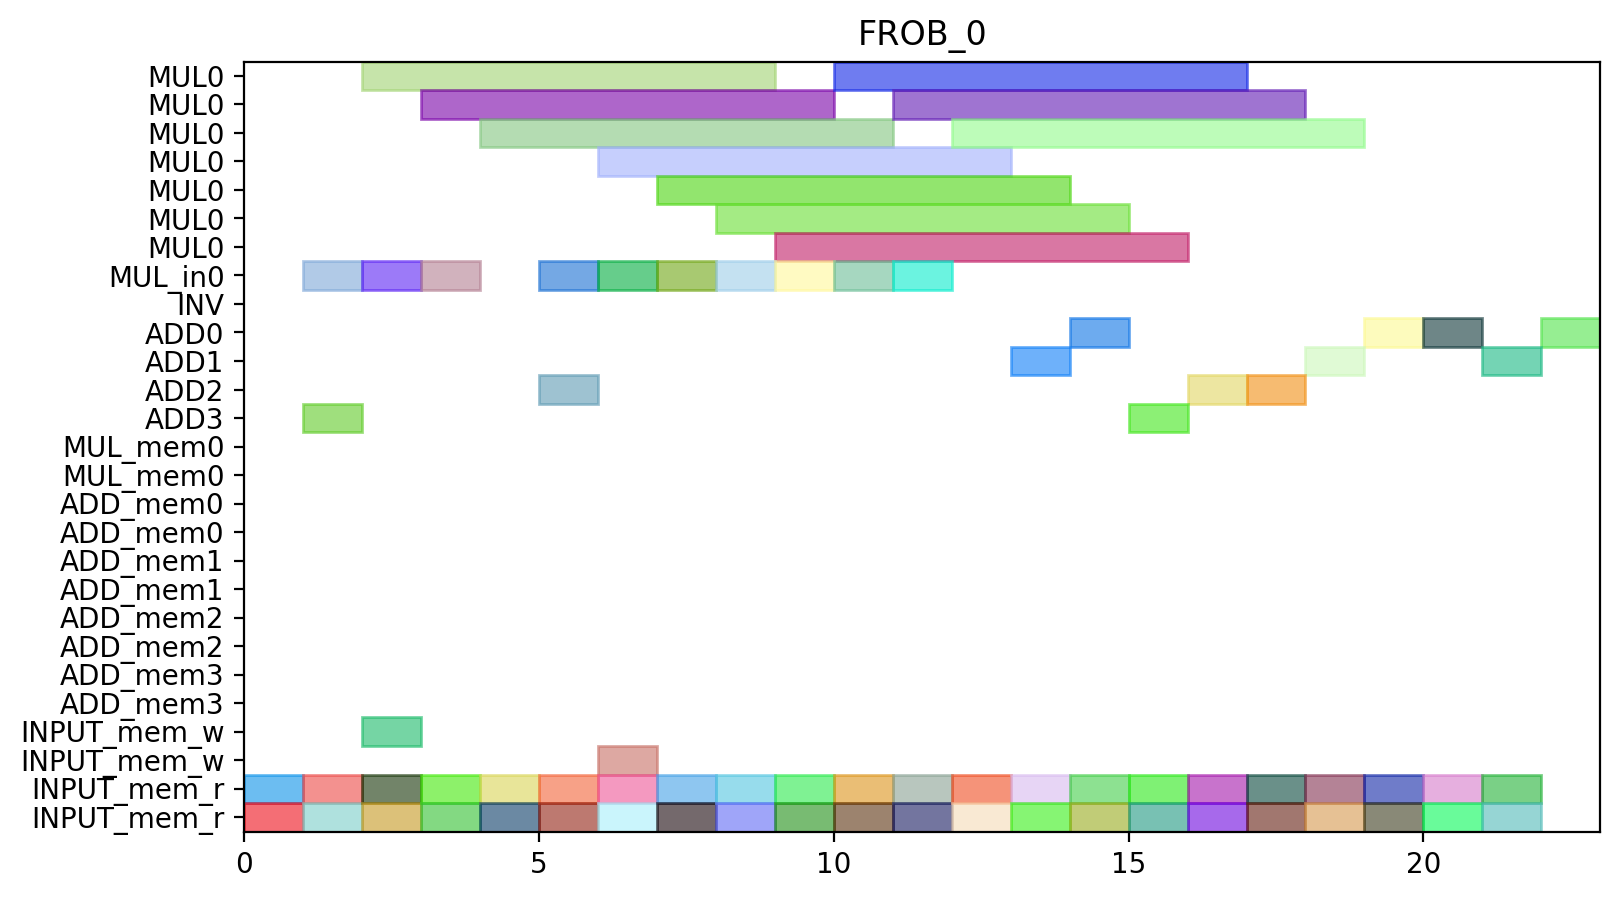

The Python source for this figure:
from pyschedule import Scenario, solvers, plotters, alt


def solve():
	horizon = 90
	S = Scenario("FROB_0", horizon=horizon)

	# resource
	MUL = S.Resources('MUL', num=1, size=7)
	MUL_in = S.Resources('MUL_in', num=1)
	INV = S.Resource('INV')
	ADD = S.Resources('ADD', num=4, periods=range(1, horizon))
	MUL_mem = S.Resources('MUL_mem', num=1, size=2)
	ADD_mem = S.Resources('ADD_mem', num=4, size=2)
	INPUT_mem_w = S.Resource('INPUT_mem_w', size=2)
	INPUT_mem_r = S.Resource('INPUT_mem_r', size=2)

	# result of previous scheduling

	# new tasks
	c10_t0_in = S.Task('c10_t0_in', length=1, delay_cost=1)
	c10_t0_in += alt(MUL_in)
	c10_t0 = S.Task('c10_t0', length=7, delay_cost=1)
	c10_t0 += alt(MUL)
	S += c10_t0>=c10_t0_in

	c10_t0_mem0 = S.Task('c10_t0_mem0', length=1, delay_cost=1)
	c10_t0_mem0 += INPUT_mem_r
	S += c10_t0_mem0 <= c10_t0

	c10_t0_mem1 = S.Task('c10_t0_mem1', length=1, delay_cost=1)
	c10_t0_mem1 += INPUT_mem_r
	S += c10_t0_mem1 <= c10_t0

	c10_t1_in = S.Task('c10_t1_in', length=1, delay_cost=1)
	c10_t1_in += alt(MUL_in)
	c10_t1 = S.Task('c10_t1', length=7, delay_cost=1)
	c10_t1 += alt(MUL)
	S += c10_t1>=c10_t1_in

	c10_t1_mem0 = S.Task('c10_t1_mem0', length=1, delay_cost=1)
	c10_t1_mem0 += INPUT_mem_r
	S += c10_t1_mem0 <= c10_t1

	c10_t1_mem1 = S.Task('c10_t1_mem1', length=1, delay_cost=1)
	c10_t1_mem1 += INPUT_mem_r
	S += c10_t1_mem1 <= c10_t1

	c10_t2 = S.Task('c10_t2', length=1, delay_cost=1)
	c10_t2 += alt(ADD)

	c10_t2_mem0 = S.Task('c10_t2_mem0', length=1, delay_cost=1)
	c10_t2_mem0 += INPUT_mem_r
	S += c10_t2_mem0 <= c10_t2

	c10_t2_mem1 = S.Task('c10_t2_mem1', length=1, delay_cost=1)
	c10_t2_mem1 += INPUT_mem_r
	S += c10_t2_mem1 <= c10_t2

	c10_t3 = S.Task('c10_t3', length=1, delay_cost=1)
	c10_t3 += alt(ADD)

	c10_t3_mem0 = S.Task('c10_t3_mem0', length=1, delay_cost=1)
	c10_t3_mem0 += INPUT_mem_r
	S += c10_t3_mem0 <= c10_t3

	c10_t3_mem1 = S.Task('c10_t3_mem1', length=1, delay_cost=1)
	c10_t3_mem1 += INPUT_mem_r
	S += c10_t3_mem1 <= c10_t3

	c20_t0_in = S.Task('c20_t0_in', length=1, delay_cost=1)
	c20_t0_in += alt(MUL_in)
	c20_t0 = S.Task('c20_t0', length=7, delay_cost=1)
	c20_t0 += alt(MUL)
	S += c20_t0>=c20_t0_in

	c20_t0_mem0 = S.Task('c20_t0_mem0', length=1, delay_cost=1)
	c20_t0_mem0 += INPUT_mem_r
	S += c20_t0_mem0 <= c20_t0

	c20_t0_mem1 = S.Task('c20_t0_mem1', length=1, delay_cost=1)
	c20_t0_mem1 += INPUT_mem_r
	S += c20_t0_mem1 <= c20_t0

	c20_t1_in = S.Task('c20_t1_in', length=1, delay_cost=1)
	c20_t1_in += alt(MUL_in)
	c20_t1 = S.Task('c20_t1', length=7, delay_cost=1)
	c20_t1 += alt(MUL)
	S += c20_t1>=c20_t1_in

	c20_t1_mem0 = S.Task('c20_t1_mem0', length=1, delay_cost=1)
	c20_t1_mem0 += INPUT_mem_r
	S += c20_t1_mem0 <= c20_t1

	c20_t1_mem1 = S.Task('c20_t1_mem1', length=1, delay_cost=1)
	c20_t1_mem1 += INPUT_mem_r
	S += c20_t1_mem1 <= c20_t1

	c20_t2 = S.Task('c20_t2', length=1, delay_cost=1)
	c20_t2 += alt(ADD)

	c20_t2_mem0 = S.Task('c20_t2_mem0', length=1, delay_cost=1)
	c20_t2_mem0 += INPUT_mem_r
	S += c20_t2_mem0 <= c20_t2

	c20_t2_mem1 = S.Task('c20_t2_mem1', length=1, delay_cost=1)
	c20_t2_mem1 += INPUT_mem_r
	S += c20_t2_mem1 <= c20_t2

	c20_t3 = S.Task('c20_t3', length=1, delay_cost=1)
	c20_t3 += alt(ADD)

	c20_t3_mem0 = S.Task('c20_t3_mem0', length=1, delay_cost=1)
	c20_t3_mem0 += INPUT_mem_r
	S += c20_t3_mem0 <= c20_t3

	c20_t3_mem1 = S.Task('c20_t3_mem1', length=1, delay_cost=1)
	c20_t3_mem1 += INPUT_mem_r
	S += c20_t3_mem1 <= c20_t3

	c01_t0_in = S.Task('c01_t0_in', length=1, delay_cost=1)
	c01_t0_in += alt(MUL_in)
	c01_t0 = S.Task('c01_t0', length=7, delay_cost=1)
	c01_t0 += alt(MUL)
	S += c01_t0>=c01_t0_in

	c01_t0_mem0 = S.Task('c01_t0_mem0', length=1, delay_cost=1)
	c01_t0_mem0 += INPUT_mem_r
	S += c01_t0_mem0 <= c01_t0

	c01_t0_mem1 = S.Task('c01_t0_mem1', length=1, delay_cost=1)
	c01_t0_mem1 += INPUT_mem_r
	S += c01_t0_mem1 <= c01_t0

	c01_t1_in = S.Task('c01_t1_in', length=1, delay_cost=1)
	c01_t1_in += alt(MUL_in)
	c01_t1 = S.Task('c01_t1', length=7, delay_cost=1)
	c01_t1 += alt(MUL)
	S += c01_t1>=c01_t1_in

	c01_t1_mem0 = S.Task('c01_t1_mem0', length=1, delay_cost=1)
	c01_t1_mem0 += INPUT_mem_r
	S += c01_t1_mem0 <= c01_t1

	c01_t1_mem1 = S.Task('c01_t1_mem1', length=1, delay_cost=1)
	c01_t1_mem1 += INPUT_mem_r
	S += c01_t1_mem1 <= c01_t1

	c01_t2 = S.Task('c01_t2', length=1, delay_cost=1)
	c01_t2 += alt(ADD)

	c01_t2_mem0 = S.Task('c01_t2_mem0', length=1, delay_cost=1)
	c01_t2_mem0 += INPUT_mem_r
	S += c01_t2_mem0 <= c01_t2

	c01_t2_mem1 = S.Task('c01_t2_mem1', length=1, delay_cost=1)
	c01_t2_mem1 += INPUT_mem_r
	S += c01_t2_mem1 <= c01_t2

	c01_t3 = S.Task('c01_t3', length=1, delay_cost=1)
	c01_t3 += alt(ADD)

	c01_t3_mem0 = S.Task('c01_t3_mem0', length=1, delay_cost=1)
	c01_t3_mem0 += INPUT_mem_r
	S += c01_t3_mem0 <= c01_t3

	c01_t3_mem1 = S.Task('c01_t3_mem1', length=1, delay_cost=1)
	c01_t3_mem1 += INPUT_mem_r
	S += c01_t3_mem1 <= c01_t3

	c11_t0_in = S.Task('c11_t0_in', length=1, delay_cost=1)
	c11_t0_in += alt(MUL_in)
	c11_t0 = S.Task('c11_t0', length=7, delay_cost=1)
	c11_t0 += alt(MUL)
	S += c11_t0>=c11_t0_in

	c11_t0_mem0 = S.Task('c11_t0_mem0', length=1, delay_cost=1)
	c11_t0_mem0 += INPUT_mem_r
	S += c11_t0_mem0 <= c11_t0

	c11_t0_mem1 = S.Task('c11_t0_mem1', length=1, delay_cost=1)
	c11_t0_mem1 += INPUT_mem_r
	S += c11_t0_mem1 <= c11_t0

	c11_t1_in = S.Task('c11_t1_in', length=1, delay_cost=1)
	c11_t1_in += alt(MUL_in)
	c11_t1 = S.Task('c11_t1', length=7, delay_cost=1)
	c11_t1 += alt(MUL)
	S += c11_t1>=c11_t1_in

	c11_t1_mem0 = S.Task('c11_t1_mem0', length=1, delay_cost=1)
	c11_t1_mem0 += INPUT_mem_r
	S += c11_t1_mem0 <= c11_t1

	c11_t1_mem1 = S.Task('c11_t1_mem1', length=1, delay_cost=1)
	c11_t1_mem1 += INPUT_mem_r
	S += c11_t1_mem1 <= c11_t1

	c11_t2 = S.Task('c11_t2', length=1, delay_cost=1)
	c11_t2 += alt(ADD)

	c11_t2_mem0 = S.Task('c11_t2_mem0', length=1, delay_cost=1)
	c11_t2_mem0 += INPUT_mem_r
	S += c11_t2_mem0 <= c11_t2

	c11_t2_mem1 = S.Task('c11_t2_mem1', length=1, delay_cost=1)
	c11_t2_mem1 += INPUT_mem_r
	S += c11_t2_mem1 <= c11_t2

	c11_t3 = S.Task('c11_t3', length=1, delay_cost=1)
	c11_t3 += alt(ADD)

	c11_t3_mem0 = S.Task('c11_t3_mem0', length=1, delay_cost=1)
	c11_t3_mem0 += INPUT_mem_r
	S += c11_t3_mem0 <= c11_t3

	c11_t3_mem1 = S.Task('c11_t3_mem1', length=1, delay_cost=1)
	c11_t3_mem1 += INPUT_mem_r
	S += c11_t3_mem1 <= c11_t3

	c21_t0_in = S.Task('c21_t0_in', length=1, delay_cost=1)
	c21_t0_in += alt(MUL_in)
	c21_t0 = S.Task('c21_t0', length=7, delay_cost=1)
	c21_t0 += alt(MUL)
	S += c21_t0>=c21_t0_in

	c21_t0_mem0 = S.Task('c21_t0_mem0', length=1, delay_cost=1)
	c21_t0_mem0 += INPUT_mem_r
	S += c21_t0_mem0 <= c21_t0

	c21_t0_mem1 = S.Task('c21_t0_mem1', length=1, delay_cost=1)
	c21_t0_mem1 += INPUT_mem_r
	S += c21_t0_mem1 <= c21_t0

	c21_t1_in = S.Task('c21_t1_in', length=1, delay_cost=1)
	c21_t1_in += alt(MUL_in)
	c21_t1 = S.Task('c21_t1', length=7, delay_cost=1)
	c21_t1 += alt(MUL)
	S += c21_t1>=c21_t1_in

	c21_t1_mem0 = S.Task('c21_t1_mem0', length=1, delay_cost=1)
	c21_t1_mem0 += INPUT_mem_r
	S += c21_t1_mem0 <= c21_t1

	c21_t1_mem1 = S.Task('c21_t1_mem1', length=1, delay_cost=1)
	c21_t1_mem1 += INPUT_mem_r
	S += c21_t1_mem1 <= c21_t1

	c21_t2 = S.Task('c21_t2', length=1, delay_cost=1)
	c21_t2 += alt(ADD)

	c21_t2_mem0 = S.Task('c21_t2_mem0', length=1, delay_cost=1)
	c21_t2_mem0 += INPUT_mem_r
	S += c21_t2_mem0 <= c21_t2

	c21_t2_mem1 = S.Task('c21_t2_mem1', length=1, delay_cost=1)
	c21_t2_mem1 += INPUT_mem_r
	S += c21_t2_mem1 <= c21_t2

	c21_t3 = S.Task('c21_t3', length=1, delay_cost=1)
	c21_t3 += alt(ADD)

	c21_t3_mem0 = S.Task('c21_t3_mem0', length=1, delay_cost=1)
	c21_t3_mem0 += INPUT_mem_r
	S += c21_t3_mem0 <= c21_t3

	c21_t3_mem1 = S.Task('c21_t3_mem1', length=1, delay_cost=1)
	c21_t3_mem1 += INPUT_mem_r
	S += c21_t3_mem1 <= c21_t3

	c000 = S.Task('c000', length=1, delay_cost=1)
	c000 += alt(ADD)

	S += 0<c000

	c000_mem0 = S.Task('c000_mem0', length=1, delay_cost=1)
	c000_mem0 += INPUT_mem_r
	S += c000_mem0 <= c000

	c000_mem1 = S.Task('c000_mem1', length=1, delay_cost=1)
	c000_mem1 += INPUT_mem_r
	S += c000_mem1 <= c000

	c000_w = S.Task('c000_w', length=1, delay_cost=1)
	c000_w += alt(INPUT_mem_w)
	S += c000 <= c000_w

	c001 = S.Task('c001', length=1, delay_cost=1)
	c001 += alt(ADD)

	S += 0<c001

	c001_mem0 = S.Task('c001_mem0', length=1, delay_cost=1)
	c001_mem0 += INPUT_mem_r
	S += c001_mem0 <= c001

	c001_mem1 = S.Task('c001_mem1', length=1, delay_cost=1)
	c001_mem1 += INPUT_mem_r
	S += c001_mem1 <= c001

	c001_w = S.Task('c001_w', length=1, delay_cost=1)
	c001_w += alt(INPUT_mem_w)
	S += c001 <= c001_w

	solvers.mip.solve(S,msg=1,kind='CPLEX',ratio_gap=1.01)

	solution = [['hoge']*len(S.solution()[1]) for i in range(len(S.solution()))]
	for i in range(len(S.solution())):
		for j in range(len(S.solution()[i])):
			solution[i][j]=str(S.solution()[i][j])
	print(solution)

	cycles = int(solution[-1][3])

	pic_file_name = "/home/mfukuda/pairing_automation_design2/bls12-446/scheduling/FROB_mul1_add4/FROB_0.png"
	if(S.solution() != []):
		plotters.matplotlib.plot(S,img_filename=pic_file_name, vertical_text=True, fig_size=(cycles*0.25+3, 5), show_task_labels=False)

	return solution
